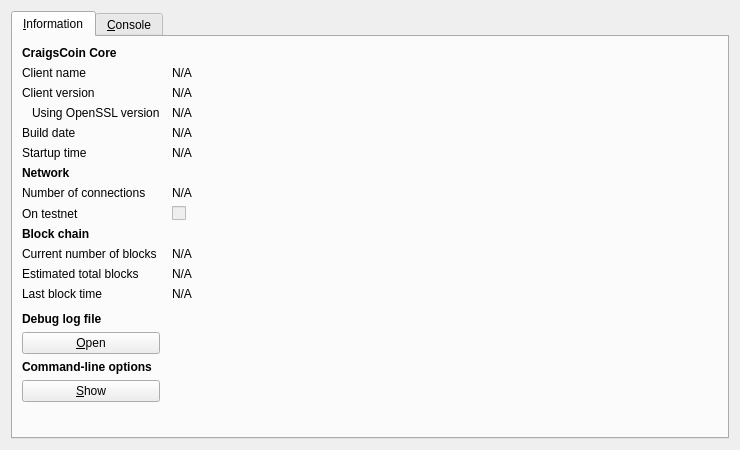
<?xml version="1.0" encoding="UTF-8"?>
<ui version="4.0">
 <class>RPCConsole</class>
 <widget class="QDialog" name="RPCConsole">
  <property name="geometry">
   <rect>
    <x>0</x>
    <y>0</y>
    <width>740</width>
    <height>450</height>
   </rect>
  </property>
  <property name="windowTitle">
   <string>CraigsCoin - Debug window</string>
  </property>
  <layout class="QVBoxLayout" name="verticalLayout_2">
   <item>
    <widget class="QTabWidget" name="tabWidget">
     <property name="currentIndex">
      <number>0</number>
     </property>
     <widget class="QWidget" name="tab_info">
      <attribute name="title">
       <string>&amp;Information</string>
      </attribute>
      <layout class="QGridLayout" name="gridLayout" columnstretch="0,1">
       <property name="horizontalSpacing">
        <number>12</number>
       </property>
       <item row="0" column="0">
        <widget class="QLabel" name="label_9">
         <property name="font">
          <font>
           <weight>75</weight>
           <bold>true</bold>
          </font>
         </property>
         <property name="text">
          <string>CraigsCoin Core</string>
         </property>
        </widget>
       </item>
       <item row="1" column="0">
        <widget class="QLabel" name="label_5">
         <property name="text">
          <string>Client name</string>
         </property>
        </widget>
       </item>
       <item row="1" column="1">
        <widget class="QLabel" name="clientName">
         <property name="cursor">
          <cursorShape>IBeamCursor</cursorShape>
         </property>
         <property name="text">
          <string>N/A</string>
         </property>
         <property name="textFormat">
          <enum>Qt::PlainText</enum>
         </property>
         <property name="textInteractionFlags">
          <set>Qt::LinksAccessibleByMouse|Qt::TextSelectableByKeyboard|Qt::TextSelectableByMouse</set>
         </property>
        </widget>
       </item>
       <item row="2" column="0">
        <widget class="QLabel" name="label_6">
         <property name="text">
          <string>Client version</string>
         </property>
        </widget>
       </item>
       <item row="2" column="1">
        <widget class="QLabel" name="clientVersion">
         <property name="cursor">
          <cursorShape>IBeamCursor</cursorShape>
         </property>
         <property name="text">
          <string>N/A</string>
         </property>
         <property name="textFormat">
          <enum>Qt::PlainText</enum>
         </property>
         <property name="textInteractionFlags">
          <set>Qt::LinksAccessibleByMouse|Qt::TextSelectableByKeyboard|Qt::TextSelectableByMouse</set>
         </property>
        </widget>
       </item>
       <item row="3" column="0">
        <widget class="QLabel" name="label_14">
         <property name="text">
          <string>Using OpenSSL version</string>
         </property>
         <property name="indent">
          <number>10</number>
         </property>
        </widget>
       </item>
       <item row="3" column="1">
        <widget class="QLabel" name="openSSLVersion">
         <property name="cursor">
          <cursorShape>IBeamCursor</cursorShape>
         </property>
         <property name="text">
          <string>N/A</string>
         </property>
         <property name="textFormat">
          <enum>Qt::PlainText</enum>
         </property>
         <property name="textInteractionFlags">
          <set>Qt::LinksAccessibleByMouse|Qt::TextSelectableByKeyboard|Qt::TextSelectableByMouse</set>
         </property>
        </widget>
       </item>
       <item row="4" column="0">
        <widget class="QLabel" name="label_12">
         <property name="text">
          <string>Build date</string>
         </property>
        </widget>
       </item>
       <item row="4" column="1">
        <widget class="QLabel" name="buildDate">
         <property name="cursor">
          <cursorShape>IBeamCursor</cursorShape>
         </property>
         <property name="text">
          <string>N/A</string>
         </property>
         <property name="textFormat">
          <enum>Qt::PlainText</enum>
         </property>
         <property name="textInteractionFlags">
          <set>Qt::LinksAccessibleByMouse|Qt::TextSelectableByKeyboard|Qt::TextSelectableByMouse</set>
         </property>
        </widget>
       </item>
       <item row="5" column="0">
        <widget class="QLabel" name="label_13">
         <property name="text">
          <string>Startup time</string>
         </property>
        </widget>
       </item>
       <item row="5" column="1">
        <widget class="QLabel" name="startupTime">
         <property name="cursor">
          <cursorShape>IBeamCursor</cursorShape>
         </property>
         <property name="text">
          <string>N/A</string>
         </property>
         <property name="textFormat">
          <enum>Qt::PlainText</enum>
         </property>
         <property name="textInteractionFlags">
          <set>Qt::LinksAccessibleByMouse|Qt::TextSelectableByKeyboard|Qt::TextSelectableByMouse</set>
         </property>
        </widget>
       </item>
       <item row="6" column="0">
        <widget class="QLabel" name="label_11">
         <property name="font">
          <font>
           <weight>75</weight>
           <bold>true</bold>
          </font>
         </property>
         <property name="text">
          <string>Network</string>
         </property>
        </widget>
       </item>
       <item row="7" column="0">
        <widget class="QLabel" name="label_7">
         <property name="text">
          <string>Number of connections</string>
         </property>
        </widget>
       </item>
       <item row="7" column="1">
        <widget class="QLabel" name="numberOfConnections">
         <property name="cursor">
          <cursorShape>IBeamCursor</cursorShape>
         </property>
         <property name="text">
          <string>N/A</string>
         </property>
         <property name="textFormat">
          <enum>Qt::PlainText</enum>
         </property>
         <property name="textInteractionFlags">
          <set>Qt::LinksAccessibleByMouse|Qt::TextSelectableByKeyboard|Qt::TextSelectableByMouse</set>
         </property>
        </widget>
       </item>
       <item row="8" column="0">
        <widget class="QLabel" name="label_8">
         <property name="text">
          <string>On testnet</string>
         </property>
        </widget>
       </item>
       <item row="8" column="1">
        <widget class="QCheckBox" name="isTestNet">
         <property name="enabled">
          <bool>false</bool>
         </property>
         <property name="text">
          <string/>
         </property>
        </widget>
       </item>
       <item row="9" column="0">
        <widget class="QLabel" name="label_10">
         <property name="font">
          <font>
           <weight>75</weight>
           <bold>true</bold>
          </font>
         </property>
         <property name="text">
          <string>Block chain</string>
         </property>
        </widget>
       </item>
       <item row="10" column="0">
        <widget class="QLabel" name="label_3">
         <property name="text">
          <string>Current number of blocks</string>
         </property>
        </widget>
       </item>
       <item row="10" column="1">
        <widget class="QLabel" name="numberOfBlocks">
         <property name="cursor">
          <cursorShape>IBeamCursor</cursorShape>
         </property>
         <property name="text">
          <string>N/A</string>
         </property>
         <property name="textFormat">
          <enum>Qt::PlainText</enum>
         </property>
         <property name="textInteractionFlags">
          <set>Qt::LinksAccessibleByMouse|Qt::TextSelectableByKeyboard|Qt::TextSelectableByMouse</set>
         </property>
        </widget>
       </item>
       <item row="11" column="0">
        <widget class="QLabel" name="label_4">
         <property name="text">
          <string>Estimated total blocks</string>
         </property>
        </widget>
       </item>
       <item row="11" column="1">
        <widget class="QLabel" name="totalBlocks">
         <property name="cursor">
          <cursorShape>IBeamCursor</cursorShape>
         </property>
         <property name="text">
          <string>N/A</string>
         </property>
         <property name="textFormat">
          <enum>Qt::PlainText</enum>
         </property>
         <property name="textInteractionFlags">
          <set>Qt::LinksAccessibleByMouse|Qt::TextSelectableByKeyboard|Qt::TextSelectableByMouse</set>
         </property>
        </widget>
       </item>
       <item row="12" column="0">
        <widget class="QLabel" name="label_2">
         <property name="text">
          <string>Last block time</string>
         </property>
        </widget>
       </item>
       <item row="12" column="1">
        <widget class="QLabel" name="lastBlockTime">
         <property name="cursor">
          <cursorShape>IBeamCursor</cursorShape>
         </property>
         <property name="text">
          <string>N/A</string>
         </property>
         <property name="textFormat">
          <enum>Qt::PlainText</enum>
         </property>
         <property name="textInteractionFlags">
          <set>Qt::LinksAccessibleByMouse|Qt::TextSelectableByKeyboard|Qt::TextSelectableByMouse</set>
         </property>
        </widget>
       </item>
       <item row="13" column="0">
        <spacer name="verticalSpacer_2">
         <property name="orientation">
          <enum>Qt::Vertical</enum>
         </property>
         <property name="sizeHint" stdset="0">
          <size>
           <width>20</width>
           <height>20</height>
          </size>
         </property>
        </spacer>
       </item>
       <item row="14" column="0">
        <widget class="QLabel" name="labelDebugLogfile">
         <property name="font">
          <font>
           <weight>75</weight>
           <bold>true</bold>
          </font>
         </property>
         <property name="text">
          <string>Debug log file</string>
         </property>
        </widget>
       </item>
       <item row="15" column="0">
        <widget class="QPushButton" name="openDebugLogfileButton">
         <property name="toolTip">
          <string>Open the CraigsCoin debug log file from the current data directory. This can take a few seconds for large log files.</string>
         </property>
         <property name="text">
          <string>&amp;Open</string>
         </property>
         <property name="autoDefault">
          <bool>false</bool>
         </property>
        </widget>
       </item>
       <item row="16" column="0">
        <widget class="QLabel" name="labelCLOptions">
         <property name="font">
          <font>
           <weight>75</weight>
           <bold>true</bold>
          </font>
         </property>
         <property name="text">
          <string>Command-line options</string>
         </property>
        </widget>
       </item>
       <item row="17" column="0">
        <widget class="QPushButton" name="showCLOptionsButton">
         <property name="toolTip">
          <string>Show the CraigsCoin-Qt help message to get a list with possible CraigsCoin command-line options.</string>
         </property>
         <property name="text">
          <string>&amp;Show</string>
         </property>
         <property name="autoDefault">
          <bool>false</bool>
         </property>
        </widget>
       </item>
       <item row="18" column="0">
        <spacer name="verticalSpacer">
         <property name="orientation">
          <enum>Qt::Vertical</enum>
         </property>
         <property name="sizeHint" stdset="0">
          <size>
           <width>20</width>
           <height>40</height>
          </size>
         </property>
        </spacer>
       </item>
      </layout>
     </widget>
     <widget class="QWidget" name="tab_console">
      <attribute name="title">
       <string>&amp;Console</string>
      </attribute>
      <layout class="QVBoxLayout" name="verticalLayout_3">
       <property name="spacing">
        <number>3</number>
       </property>
       <item>
        <widget class="QTextEdit" name="messagesWidget">
         <property name="minimumSize">
          <size>
           <width>0</width>
           <height>100</height>
          </size>
         </property>
         <property name="readOnly">
          <bool>true</bool>
         </property>
         <property name="tabKeyNavigation" stdset="0">
          <bool>false</bool>
         </property>
         <property name="columnCount" stdset="0">
          <number>2</number>
         </property>
        </widget>
       </item>
       <item>
        <layout class="QHBoxLayout" name="horizontalLayout">
         <property name="spacing">
          <number>3</number>
         </property>
         <item>
          <widget class="QLabel" name="label">
           <property name="text">
            <string notr="true">&gt;</string>
           </property>
          </widget>
         </item>
         <item>
          <widget class="QLineEdit" name="lineEdit"/>
         </item>
         <item>
          <widget class="QPushButton" name="clearButton">
           <property name="maximumSize">
            <size>
             <width>24</width>
             <height>24</height>
            </size>
           </property>
           <property name="toolTip">
            <string>Clear console</string>
           </property>
           <property name="text">
            <string/>
           </property>
           <property name="icon">
            <iconset resource="../bitcoin.qrc">
             <normaloff>:/icons/remove</normaloff>:/icons/remove</iconset>
           </property>
           <property name="shortcut">
            <string notr="true">Ctrl+L</string>
           </property>
           <property name="autoDefault">
            <bool>false</bool>
           </property>
          </widget>
         </item>
        </layout>
       </item>
      </layout>
     </widget>
    </widget>
   </item>
  </layout>
 </widget>
 <resources>
  <include location="../bitcoin.qrc"/>
 </resources>
 <connections/>
</ui>
